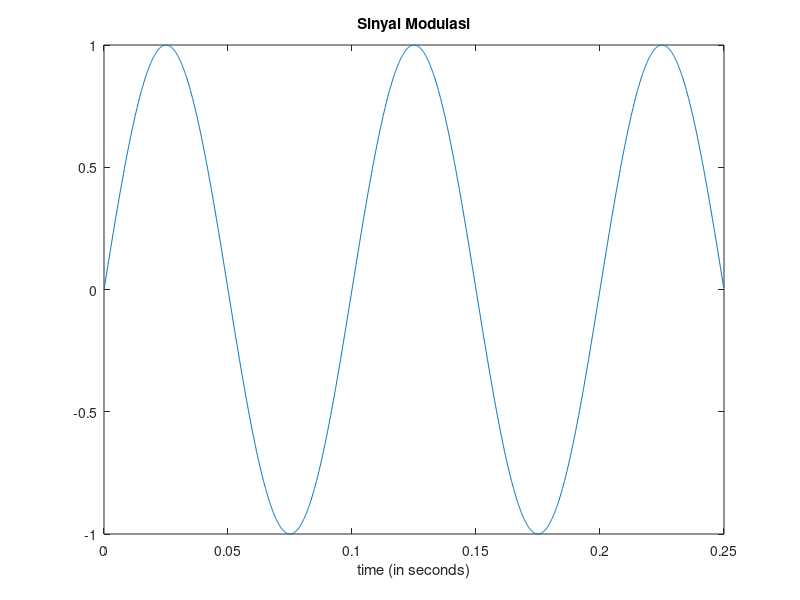
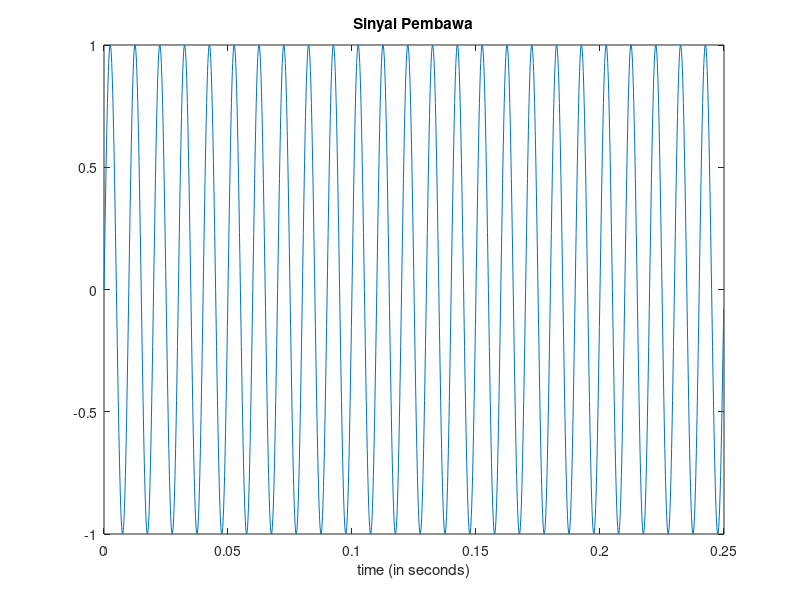
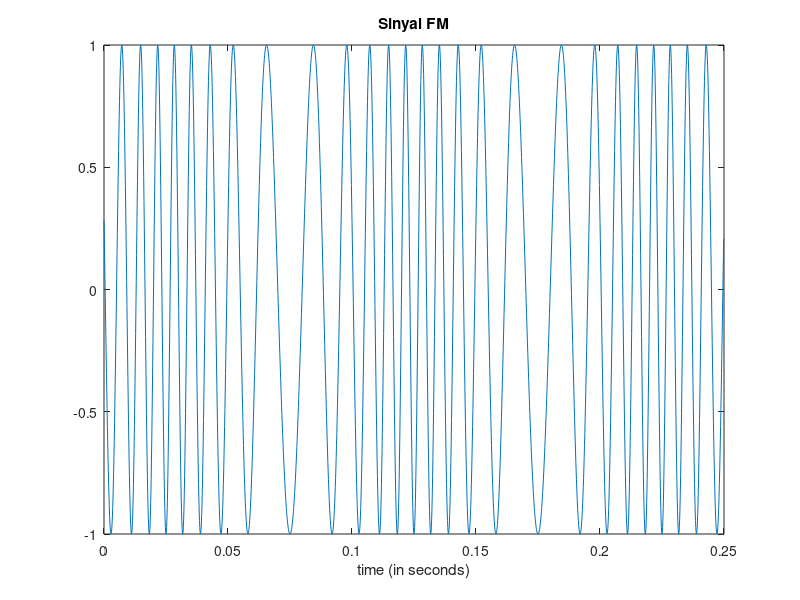

Source code (MATLAB) for these figures, in order:
clear all; clc

%% ID
% Name : Keinda Dwi Adilia (www.github.com/Keinda)
% Institution : Institut Teknologi Bandung
% CODE NAME : FM MODULATION
% FILE NAME : PTT3SISKOMFM.m

%% To change frequency, change the value of X
%% Sine wave sampling
Fs = 8000;                   % samples per second
dt = 1/Fs;                   % seconds per sample
StopTime = 0.25;             % seconds
t = (0:dt:StopTime-dt)';     % seconds
%% Modulation Signal
    X = 10;
    m = sin(2*pi*X*t);
    % Plot the signal vs time:
    figure;
    plot(t,m);
    xlabel('time (in seconds)');
    title('Sinyal Modulasi');
    zoom xon;
%% Carrier Signal
    Xc = X*10
    c = sin(2*pi*Xc*t);
    % Plot the signal vs time:
    figure;
    plot(t,c);
    xlabel('time (in seconds)');
    title('Sinyal Pembawa');
    zoom xon;
%% FM Signal
    %Integrating Modulating Signal
    m1 = -1/(2*pi*X)*cos(2*pi*X*t);
    %Signal Wave
    Kf = 5*X;
    s = cos(2*pi*Xc*t + 2*pi*Kf*m1);
    % Plot the signal vs time:
    figure;
    plot(t,s);
    xlabel('time (in seconds)');
    title('Sinyal FM');
    zoom xon;